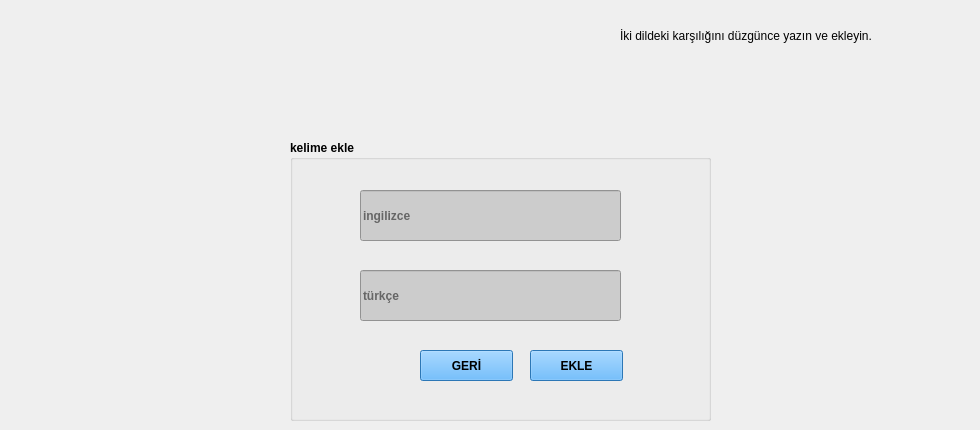
      <widget class="QWidget" name="tab">
       <attribute name="title">
        <string>KELİME EKLE</string>
       </attribute>
       <widget class="QLabel" name="label_4">
        <property name="geometry">
         <rect>
          <x>560</x>
          <y>20</y>
          <width>51</width>
          <height>31</height>
         </rect>
        </property>
        <property name="text">
         <string/>
        </property>
        <property name="pixmap">
         <pixmap resource="../icons/icons.qrc">:/icons/info.png</pixmap>
        </property>
        <property name="scaledContents">
         <bool>true</bool>
        </property>
       </widget>
       <widget class="QLabel" name="label_11">
        <property name="geometry">
         <rect>
          <x>620</x>
          <y>10</y>
          <width>351</width>
          <height>51</height>
         </rect>
        </property>
        <property name="text">
         <string>İki dildeki karşılığını düzgünce yazın ve ekleyin.</string>
        </property>
       </widget>
       <widget class="QGroupBox" name="groupBox">
        <property name="geometry">
         <rect>
          <x>290</x>
          <y>140</y>
          <width>421</width>
          <height>281</height>
         </rect>
        </property>
        <property name="font">
         <font>
          <weight>75</weight>
          <bold>true</bold>
         </font>
        </property>
        <property name="title">
         <string>kelime ekle</string>
        </property>
        <property name="flat">
         <bool>true</bool>
        </property>
        <widget class="QLineEdit" name="lineEdit_kelime_ekle_ingilizce">
         <property name="geometry">
          <rect>
           <x>70</x>
           <y>50</y>
           <width>261</width>
           <height>51</height>
          </rect>
         </property>
         <property name="styleSheet">
          <string notr="true">background-color: #CCCCCC;
</string>
         </property>
         <property name="placeholderText">
          <string>ingilizce</string>
         </property>
        </widget>
        <widget class="QLineEdit" name="lineEdit_kelime_ekle_turkce">
         <property name="geometry">
          <rect>
           <x>70</x>
           <y>130</y>
           <width>261</width>
           <height>51</height>
          </rect>
         </property>
         <property name="styleSheet">
          <string notr="true">background-color: #CCCCCC;
</string>
         </property>
         <property name="placeholderText">
          <string>türkçe</string>
         </property>
        </widget>
        <widget class="QPushButton" name="pushButton_kelime_ekle">
         <property name="geometry">
          <rect>
           <x>240</x>
           <y>210</y>
           <width>93</width>
           <height>31</height>
          </rect>
         </property>
         <property name="styleSheet">
          <string notr="true">background-color: #3EA6FF;
</string>
         </property>
         <property name="text">
          <string>EKLE</string>
         </property>
        </widget>
        <widget class="QPushButton" name="pushButton_kelime_ekle_geri">
         <property name="geometry">
          <rect>
           <x>130</x>
           <y>210</y>
           <width>93</width>
           <height>31</height>
          </rect>
         </property>
         <property name="styleSheet">
          <string notr="true">background-color: #3EA6FF;
</string>
         </property>
         <property name="text">
          <string>GERİ</string>
         </property>
        </widget>
       </widget>
      </widget>
